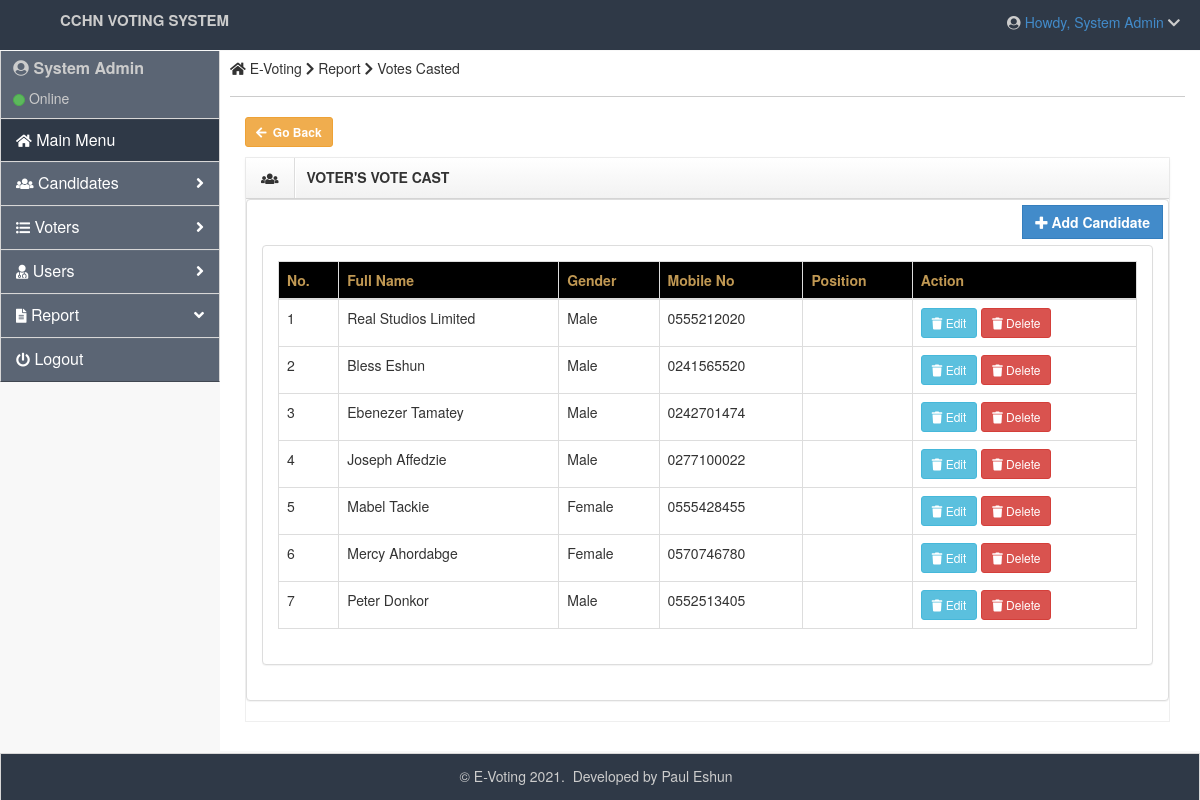
The app's page /admin/votes.php (signed in) with its own data.
### tables this page shows
CREATE TABLE `voters` (
  `voterid` int(30) NOT NULL,
  `name` varchar(255) NOT NULL,
  `gender` varchar(255) NOT NULL,
  `phoneno` varchar(20) NOT NULL,
  `course` varchar(200) NOT NULL,
  `createdby` text NOT NULL
);

### admin/votes.php (the view, shortened to what this page needs)
<?php
require_once '../functions/Candidates.php';
?>
<!DOCTYPE html>
<html lang="en">
<head class="">
    <link rel="stylesheet" href="../admin/assets/plugins/bootstrap/css/bootstrap.css" />
    <link rel="stylesheet" href="../admin/assets/css/main.css" />
    <link rel="stylesheet" href="../admin/assets/css/theme.css" />
    <link rel="stylesheet" href="../admin/assets/css/MoneAdmin.css" />
    <link rel="stylesheet" href="../assets/font-awesome/css/fontawesome-all.css" />
    <link rel="stylesheet" href="../third-party/dist/css/bootstrapValidator.css">
	</head>
    <body class="padTop53 " onload="pageLoading()" onreset="" >
    <div id="wrap" >
       <?php include('top.php') ?>
    	<?php include('left.php') ?>
        <div id="content">
            <div class="inner" style="min-height: 700px;">
                <div class="row">
                    <div class="col-lg-12">
                        <h5><span class="fa fa-home"></span> E-Voting <i class="fa fa-chevron-right"></i> Report <i class="fa fa-chevron-right"></i> Votes Casted  </h5>
                    </div>
                </div>
                  <hr />
                 <div class="col-lg-12">
                   <a href="dashboard.php" class="btn btn-warning btn-sm" style="font-weight: bold"><i class="fa fa-arrow-left" style="margin-right: 3px;"></i> Go Back</a>
                <div class="box">
                    <header>
                        <div class="icons"><i class="fa fa-users"></i></div>
                        <h5>VOTER'S VOTE CAST</h5>
                        <div class="toolbar">
                            <ul class="nav pull-right">
                                <li>
                                    <a class="accordion-toggle minimize-box" data-toggle="collapse" href="#div-4">
                                    </a>
                                </li>
                            </ul>
                        </div>
                    </header>
                    <div class="panel panel-default">
                        <a href="" target="_self" data-toggle="modal" data-target="#regAdmin" class="btn btn-primary btn-rect" style="font-weight: bold; float: right; margin: 5px 5px 5px 5px;"><i class="fa fa-plus"></i> Add Candidate</a>
						<br>
                       <div class="panel-body" style="margin-top: 10px;">
                        <div class="panel panel-default">
                                <div class="panel-body" >
                                    <table id="table" data-toggle="table" data-pagination="" data-search="true" data-show-columns="" data-show-pagination-switch="" data-show-refresh="" data-key-events="" data-show-toggle="" data-resizable="" data-cookie="" data-cookie-id-table="saveId" data-show-export="" data-click-to-select="" data-toolbar="#toolbar" class="table table-bordered table-hover" width="100%">
                    			<thead class="text-warning" style="background: #000">
                        			<tr class="">
                        <th class="">No.</th>
                        <th data-field="fullname">Full Name</th>
                        <th data-field="gender">Gender</th>
                        <th data-field="mobile">Mobile No</th>
                        <th data-field="position">Position</th>
                        <th data-field="action">Action</th>
                        </tr>
                    			</thead>
                    <tbody>
        <?php
            $query1=mysqli_query($connect_db, "SELECT * FROM `voters` ORDER BY `name` ASC");
            $cnt=1;
            while($records=mysqli_fetch_array($query1)){
        ?>
                <tr>
                <td><?php echo $cnt; ?></td>
                <td><?php echo $records['name']; ?></td>
                <td><?php echo $records['gender']; ?></td>
                <td><?php echo $records['phoneno']; ?></td>
                <td><?php echo $records['position']; ?></td>
                <td class="datatable-ct">
                 <a title="Click to update" id="<?php echo $records['candidateid'] ?>" href="#edit_candidate<?php echo $records['candidateid'] ?>"  data-toggle="modal" class="btn btn-info btn-sm" href=""> <i class="fa fa-trash"></i> Edit </a>
                 <a title="Click to delete" class="btn btn-danger btn-sm" href="delete-candidate.php?candidateid=<?php echo htmlentities($records['candidateid']);?>" onclick="return confirm('Do you really want to delete this candidate from the system?')"> <i class="fa fa-trash"></i> Delete </a>
               </td>
                </tr>
            <?php
            $cnt=$cnt+1;
}?>
                    </tbody>
                </table>
                                </div>
                        </div>
                          </div>
                    </div>
                </div>
					</div>
			</div>
        </div>
    </div>
   <?php include('modal/add_candidate.php') ?>
    <div id="footer" class="">
        <p>&copy; E-Voting 2021. &nbsp;Developed by <a class="app-developer" href="">Paul Eshun </a>&nbsp;</p>
    </div>
	</body>
</html>

### admin/assets/css/main.css (style rules this page uses)
#wrap { margin: 0 auto; }
#footer { height: 48px; background-color: #222222; }
@media (min-width: 768px) { html, body { height: 100%; } }
@media (min-width: 768px) { #wrap { height: auto !important; height: 100%; min-height: 100%; padding: 0 0 48px; margin-bottom: -48px; } }
body.padTop53 { padding-top: 75px; overflow: visible; }
@media (min-width: 802px) { body.padTop53 { padding-top: 51px; } }
#wrap:before, #top:before, .head:before, #footer:before, #wrap:after, #top:after, .head:after, #footer:after { display: table; content: " "; }
#wrap:after, #top:after, .head:after, #footer:after { clear: both; }
#wrap { background-color: #f8f8f8; }
@media (min-width: 768px) { #content { margin-left: 100px; } }
@media (min-width: 992px) { #content { margin-left: 220px; } }
#content { -webkit-transition: margin 0.4s; transition: margin 0.4s; }
.inner { position: relative; min-height: 1px; padding-right: 15px; padding-left: 10px; background: #fff; border: 0px solid #e4e4e4; min-height:1200px; }
@media (min-width: 768px) { .inner { float: left; width: 100%; } }
.inner .row { margin-right: -15px; margin-left: -15px; }
#footer { margin: 0 auto; color: #ccc; background-color:#2f3947; border:1px solid rgb(216, 215, 215); }
#footer p { padding: 12px 0 0; text-align: center; }
#footer a { text-decoration: none; color: #ccc; }
.box { position: relative; display: block; margin: 10px auto; border: 1px solid #efefef; }
.box header { background-repeat: repeat-x; border-bottom: 1px solid #d4d4d4; -webkit-box-shadow: 0 1px 4px rgba(0, 0, 0, 0.065); box-shadow: 0 1px 4px rgba(0, 0, 0, 0.065); background-image: linear-gradient(to bottom, #ffffff 0%, #f2f2f2 100%); }
.box header:before, .box header:after { display: table; content: " "; }
.box header:after { clear: both; }
.box header .icons, .box header h5, .box header .toolbar { position: relative; display: block; float: left; min-height: 1px; padding: 0; margin: 0; }
.box header .icons { padding: 10px 15px; border-right: 1px solid #ddd; -webkit-box-shadow: 1px 0px 0px #ffffff; box-shadow: 1px 0px 0px #ffffff; }
.box header h5 { padding: 12px; font-weight: bold; }
.box:not(.dark) header .toolbar .nav > li > a { color:#1973e1; }
.box header .toolbar { display: inline-table; float: right; }
.box header .toolbar .nav { margin: 1px 1px 0 0; }
.box header .toolbar .nav > li { display: inline-block; }
.box header .toolbar .nav > li > a { padding-top: 9px; }
.btn-rect { border-radius: 0 !important; }
.inner hr { margin-top: 10px; border-top-color: #ccc; }

### admin/assets/css/MoneAdmin.css (style rules this page uses)
body { background-color: #f8f8f8; }

### records on screen
voters: name "Real Studios Limited", gender "Male", phoneno "0555212020"
voters: name "Bless Eshun", gender "Male", phoneno "0241565520"
voters: name "Ebenezer Tamatey", gender "Male", phoneno "0242701474"
voters: name "Joseph Affedzie", gender "Male", phoneno "0277100022"
voters: name "Mabel Tackie", gender "Female", phoneno "0555428455"
voters: name "Mercy Ahordabge", gender "Female", phoneno "0570746780"
voters: name "Peter Donkor", gender "Male", phoneno "0552513405"

### other values on screen
$_SESSION['uname'] "System Admin"
